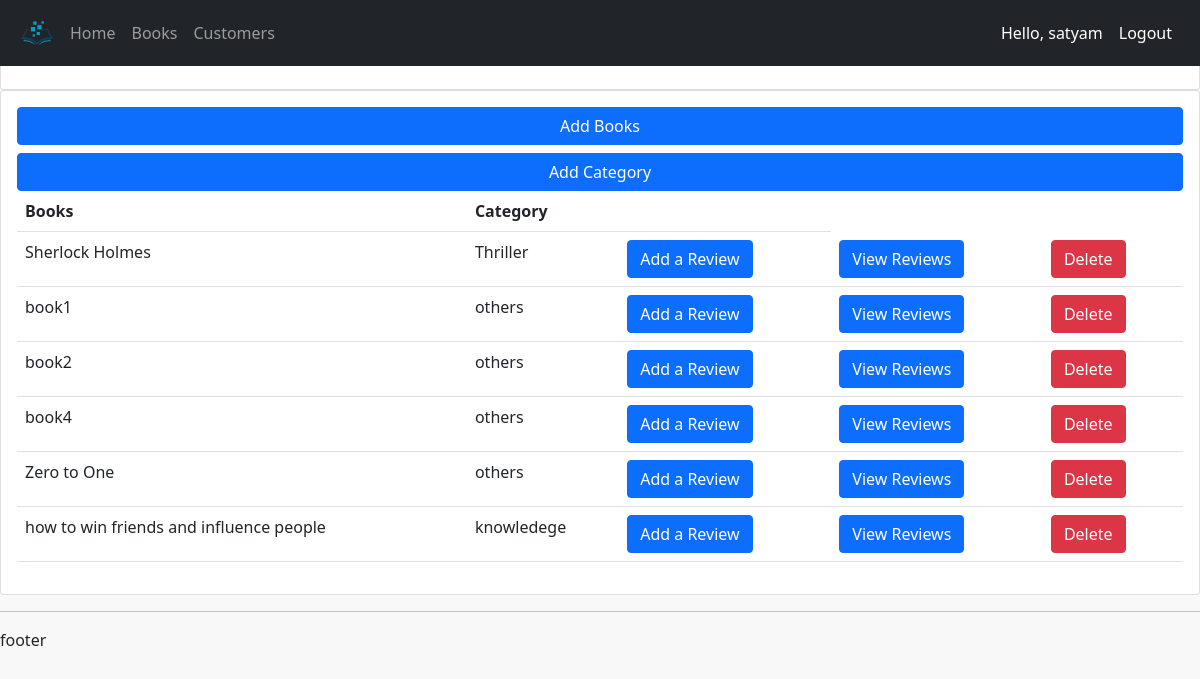
/books/ (signed in), run on an earlier commit of the app's database.
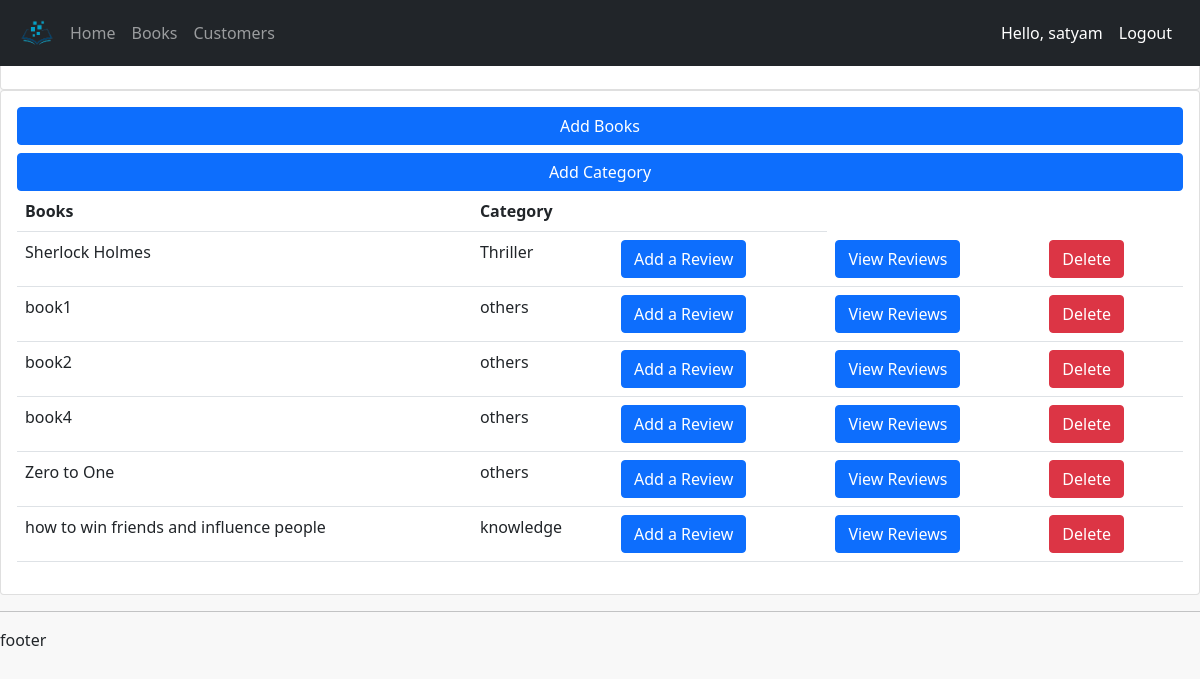
And on a later commit of the database.
### accounts/models.py (models this page shows, shortened)
class Book(models.Model):
    name=models.CharField(max_length=200, null= True)
    category=models.ForeignKey(Category,on_delete=models.CASCADE,max_length=200,null=True)
    author=models.CharField(max_length=200,null=True)
    image=models.ImageField(default='defaultbook.png',null=True,blank=True)

class Category(models.Model):
    name=models.CharField(null=True,max_length=200)
    def __str__(self):
        return self.name

### accounts/views.py (the view)
# urls.py: path('books/',views.books, name='books'),
@login_required(login_url='login')
def books(request):
    books=Book.objects.all()
    form=AddBook()
    categoryform=AddCategory()
    if request.method == 'POST' :
            form= AddBook(request.POST)
            if form.is_valid():
                form.save()
                return redirect('books')
    if request.method == 'POST' :
            categoryform= AddCategory(request.POST)
            if categoryform.is_valid():
                categoryform.save()
                return redirect('books')
    return render(request, 'accounts/books.html',{'books':books, 'form':form, 'categoryform': categoryform})

### accounts/templates/accounts/books.html (shortened to what this page needs)
{% extends 'accounts/main.html' %} {% block content %}
<br />
<div class="row">
  <div class="col-md">
    <div class="card card-body">
      <h5>Books</h5>
    </div>
    <div class="card card-body">
      {% if request.user.is_staff %}
      <button
        type="button"
        class="btn btn-primary mb-2"
        data-bs-toggle="modal"
        data-bs-target="#exampleModal1"
      >
        Add Books
      </button>
      {% endif %}
      {% if request.user.is_staff %}
<button type="button" class="btn btn-primary" data-bs-toggle="modal" data-bs-target="#exampleModal2">
 Add Category
</button>
      {% endif %}
      <table class="table">
        <tr>
          <th>Books</th>
          <th>Category</th>
          <th></th>
        </tr>
        {% for i in books %}
        <tr>
          <td>{{i.name}}</td>
          <td>{{i.category}}</td>
          <td>
            <a
              class="btn btn-primary me-2"
              href="{% url 'addreview' i.id  %}"
              role="button"
              >Add a Review</a
            >
          </td>
          {% if request.user.is_staff %}
            <td>
              <a
                class="btn btn-primary me-2"
                href="{% url 'reviewpage' i.id %}"
                role="button"
                >View Reviews</a
              >
            </td>
            {% endif %}
          {% if request.user.is_staff %}
            <td>
              <a
                class="btn btn-danger me-2"
                href="{% url 'deletebook' i.id %}"
                role="button"
                >Delete</a
              >
            </td>
            {% endif %}
        </tr>
        {% endfor %}
      </table>
    </div>
  </div>
</div>
{% endblock %}

### accounts/templates/accounts/main.html (shortened to what this page needs)
{% load static %}
<!DOCTYPE html>
<html lang="en">
<head>
    <link href="https://cdn.jsdelivr.net/npm/bootstrap@5.1.3/dist/css/bootstrap.min.css" rel="stylesheet"
 />
    <link rel="stylesheet" href="{% static '/css/style.css' %}">
</head>
<body>
    {% include 'accounts/navbar.html' %}
    {%block content %}
    {% endblock %}
    <hr />
    <footer>footer</footer>
</body>
</html>

### accounts/templates/accounts/navbar.html (shortened to what this page needs)
{% load static %}
<nav  class="navbar navbar-expand-lg navbar-dark bg-dark fixed-top">
    <div class="container-fluid">
      <img id="logo" src="{% static 'images/logo.png' %}" alt="" height="50px">
      <div class="collapse navbar-collapse" id="navbarSupportedContent">
        <ul class="navbar-nav me-auto mb-2 mb-lg-0">
          <li class="nav-item ">
            <a class="nav-link " aria-current="page" href="{% url 'home' %}">Home</a>
          </li>
          <li class="nav-item">
            <a class="nav-link" href="{% url 'books' %}">Books</a>
          </li>
          {% if request.user.is_staff %}
          <li class="nav-item">
            <a class="nav-link" href="{% url 'customers' %}">Customers</a>
          </li>
          {% endif %}
        </ul>
        {% if user.is_authenticated %}
        <span class="hello">Hello, {{request.user}}</span>
        <a class="nav-link hello" href="{% url 'logout' %}">Logout</a>
        {% else %}
        <a class="btn btn-outline-success me-2" href="{% url 'login' %}" role="button">Login</a>
        <a class="btn btn-outline-danger me-2" href="{% url 'register' %}" role="button">Register</a>
        {% endif %}
      </div>
    </div>
  </nav>

### static/css/style.css (style rules this page uses)
body { background-color: rgba(248, 248, 248, 0.904); }

### accounts/templates/accounts/navbar.html (style rules this page uses)
.hello { color:white; }

What changed in the data, as far as the page shows it:
changed through a linked row, Book "how to win friends and influence people": category "knowledege" → "knowledge"
